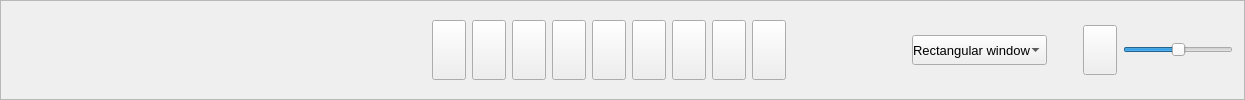
        <widget class="QFrame" name="frame_7">
         <property name="minimumSize">
          <size>
           <width>0</width>
           <height>0</height>
          </size>
         </property>
         <property name="styleSheet">
          <string notr="true">padding:0;</string>
         </property>
         <property name="frameShape">
          <enum>QFrame::StyledPanel</enum>
         </property>
         <property name="frameShadow">
          <enum>QFrame::Raised</enum>
         </property>
         <layout class="QHBoxLayout" name="horizontalLayout_16">
          <item>
           <spacer name="horizontalSpacer">
            <property name="orientation">
             <enum>Qt::Horizontal</enum>
            </property>
            <property name="sizeType">
             <enum>QSizePolicy::Fixed</enum>
            </property>
            <property name="sizeHint" stdset="0">
             <size>
              <width>420</width>
              <height>20</height>
             </size>
            </property>
           </spacer>
          </item>
          <item>
           <layout class="QHBoxLayout" name="horizontalLayout_19">
            <item>
             <widget class="QPushButton" name="Add_signal">
              <property name="sizePolicy">
               <sizepolicy hsizetype="Fixed" vsizetype="Fixed">
                <horstretch>50</horstretch>
                <verstretch>50</verstretch>
               </sizepolicy>
              </property>
              <property name="maximumSize">
               <size>
                <width>60</width>
                <height>60</height>
               </size>
              </property>
              <property name="text">
               <string/>
              </property>
              <property name="icon">
               <iconset>
                <normaloff>icons/add.png</normaloff>icons/add.png</iconset>
              </property>
             </widget>
            </item>
            <item>
             <widget class="QPushButton" name="playPauseGraph">
              <property name="sizePolicy">
               <sizepolicy hsizetype="Fixed" vsizetype="Fixed">
                <horstretch>50</horstretch>
                <verstretch>50</verstretch>
               </sizepolicy>
              </property>
              <property name="minimumSize">
               <size>
                <width>0</width>
                <height>0</height>
               </size>
              </property>
              <property name="maximumSize">
               <size>
                <width>60</width>
                <height>60</height>
               </size>
              </property>
              <property name="text">
               <string/>
              </property>
              <property name="icon">
               <iconset>
                <normaloff>icons/pause.png</normaloff>icons/pause.png</iconset>
              </property>
              <property name="iconSize">
               <size>
                <width>35</width>
                <height>35</height>
               </size>
              </property>
             </widget>
            </item>
            <item>
             <widget class="QPushButton" name="resetGraph">
              <property name="sizePolicy">
               <sizepolicy hsizetype="Fixed" vsizetype="Fixed">
                <horstretch>50</horstretch>
                <verstretch>50</verstretch>
               </sizepolicy>
              </property>
              <property name="minimumSize">
               <size>
                <width>0</width>
                <height>0</height>
               </size>
              </property>
              <property name="maximumSize">
               <size>
                <width>60</width>
                <height>60</height>
               </size>
              </property>
              <property name="text">
               <string/>
              </property>
              <property name="icon">
               <iconset>
                <normaloff>icons/arrow-circle.png</normaloff>icons/arrow-circle.png</iconset>
              </property>
              <property name="iconSize">
               <size>
                <width>35</width>
                <height>35</height>
               </size>
              </property>
             </widget>
            </item>
            <item>
             <widget class="QPushButton" name="clearGraph">
              <property name="sizePolicy">
               <sizepolicy hsizetype="Fixed" vsizetype="Fixed">
                <horstretch>50</horstretch>
                <verstretch>50</verstretch>
               </sizepolicy>
              </property>
              <property name="minimumSize">
               <size>
                <width>0</width>
                <height>0</height>
               </size>
              </property>
              <property name="maximumSize">
               <size>
                <width>60</width>
                <height>60</height>
               </size>
              </property>
              <property name="text">
               <string/>
              </property>
              <property name="icon">
               <iconset>
                <normaloff>icons/clean.png</normaloff>icons/clean.png</iconset>
              </property>
              <property name="iconSize">
               <size>
                <width>35</width>
                <height>35</height>
               </size>
              </property>
             </widget>
            </item>
            <item>
             <widget class="QPushButton" name="speedUp">
              <property name="sizePolicy">
               <sizepolicy hsizetype="Fixed" vsizetype="Fixed">
                <horstretch>50</horstretch>
                <verstretch>50</verstretch>
               </sizepolicy>
              </property>
              <property name="minimumSize">
               <size>
                <width>0</width>
                <height>0</height>
               </size>
              </property>
              <property name="maximumSize">
               <size>
                <width>60</width>
                <height>60</height>
               </size>
              </property>
              <property name="text">
               <string/>
              </property>
              <property name="icon">
               <iconset>
                <normaloff>icons/speed up.png</normaloff>icons/speed up.png</iconset>
              </property>
              <property name="iconSize">
               <size>
                <width>35</width>
                <height>35</height>
               </size>
              </property>
             </widget>
            </item>
            <item>
             <widget class="QPushButton" name="slowDown">
              <property name="sizePolicy">
               <sizepolicy hsizetype="Fixed" vsizetype="Fixed">
                <horstretch>50</horstretch>
                <verstretch>50</verstretch>
               </sizepolicy>
              </property>
              <property name="minimumSize">
               <size>
                <width>0</width>
                <height>0</height>
               </size>
              </property>
              <property name="maximumSize">
               <size>
                <width>60</width>
                <height>60</height>
               </size>
              </property>
              <property name="text">
               <string/>
              </property>
              <property name="icon">
               <iconset>
                <normaloff>icons/slow down.png</normaloff>icons/slow down.png</iconset>
              </property>
              <property name="iconSize">
               <size>
                <width>35</width>
                <height>35</height>
               </size>
              </property>
             </widget>
            </item>
            <item>
             <widget class="QPushButton" name="zoomInBtn">
              <property name="sizePolicy">
               <sizepolicy hsizetype="Fixed" vsizetype="Fixed">
                <horstretch>50</horstretch>
                <verstretch>50</verstretch>
               </sizepolicy>
              </property>
              <property name="minimumSize">
               <size>
                <width>0</width>
                <height>0</height>
               </size>
              </property>
              <property name="maximumSize">
               <size>
                <width>60</width>
                <height>60</height>
               </size>
              </property>
              <property name="text">
               <string/>
              </property>
              <property name="icon">
               <iconset>
                <normaloff>icons/zoom-in.png</normaloff>icons/zoom-in.png</iconset>
              </property>
              <property name="iconSize">
               <size>
                <width>35</width>
                <height>35</height>
               </size>
              </property>
             </widget>
            </item>
            <item>
             <widget class="QPushButton" name="zoomOutBtn">
              <property name="sizePolicy">
               <sizepolicy hsizetype="Fixed" vsizetype="Fixed">
                <horstretch>50</horstretch>
                <verstretch>50</verstretch>
               </sizepolicy>
              </property>
              <property name="minimumSize">
               <size>
                <width>0</width>
                <height>0</height>
               </size>
              </property>
              <property name="maximumSize">
               <size>
                <width>60</width>
                <height>60</height>
               </size>
              </property>
              <property name="text">
               <string/>
              </property>
              <property name="icon">
               <iconset>
                <normaloff>icons/zoom-out.png</normaloff>icons/zoom-out.png</iconset>
              </property>
              <property name="iconSize">
               <size>
                <width>35</width>
                <height>35</height>
               </size>
              </property>
             </widget>
            </item>
            <item>
             <widget class="QPushButton" name="saveAudio">
              <property name="sizePolicy">
               <sizepolicy hsizetype="Fixed" vsizetype="Fixed">
                <horstretch>50</horstretch>
                <verstretch>50</verstretch>
               </sizepolicy>
              </property>
              <property name="minimumSize">
               <size>
                <width>0</width>
                <height>0</height>
               </size>
              </property>
              <property name="maximumSize">
               <size>
                <width>60</width>
                <height>60</height>
               </size>
              </property>
              <property name="text">
               <string/>
              </property>
              <property name="icon">
               <iconset>
                <normaloff>icons/download.png</normaloff>icons/download.png</iconset>
              </property>
              <property name="iconSize">
               <size>
                <width>35</width>
                <height>35</height>
               </size>
              </property>
              <property name="checkable">
               <bool>false</bool>
              </property>
             </widget>
            </item>
            <item>
             <layout class="QHBoxLayout" name="horizontalLayout_2">
              <property name="sizeConstraint">
               <enum>QLayout::SetDefaultConstraint</enum>
              </property>
              <item>
               <spacer name="horizontalSpacer_5">
                <property name="orientation">
                 <enum>Qt::Horizontal</enum>
                </property>
                <property name="sizeType">
                 <enum>QSizePolicy::Fixed</enum>
                </property>
                <property name="sizeHint" stdset="0">
                 <size>
                  <width>120</width>
                  <height>20</height>
                 </size>
                </property>
               </spacer>
              </item>
              <item>
               <widget class="QComboBox" name="windowComboBox">
                <property name="minimumSize">
                 <size>
                  <width>76</width>
                  <height>0</height>
                 </size>
                </property>
                <property name="maximumSize">
                 <size>
                  <width>190</width>
                  <height>30</height>
                 </size>
                </property>
                <property name="font">
                 <font>
                  <pointsize>10</pointsize>
                  <weight>50</weight>
                  <bold>false</bold>
                  <stylestrategy>PreferDefault</stylestrategy>
                 </font>
                </property>
                <property name="autoFillBackground">
                 <bool>false</bool>
                </property>
                <property name="styleSheet">
                 <string notr="true">text-align: center;</string>
                </property>
                <property name="frame">
                 <bool>true</bool>
                </property>
                <item>
                 <property name="text">
                  <string>Rectangular window</string>
                 </property>
                </item>
                <item>
                 <property name="text">
                  <string>Gaussian window</string>
                 </property>
                </item>
                <item>
                 <property name="text">
                  <string>Hamming window</string>
                 </property>
                </item>
                <item>
                 <property name="text">
                  <string>Hann window</string>
                 </property>
                </item>
               </widget>
              </item>
              <item>
               <spacer name="horizontalSpacer_2">
                <property name="orientation">
                 <enum>Qt::Horizontal</enum>
                </property>
                <property name="sizeType">
                 <enum>QSizePolicy::Fixed</enum>
                </property>
                <property name="sizeHint" stdset="0">
                 <size>
                  <width>30</width>
                  <height>20</height>
                 </size>
                </property>
               </spacer>
              </item>
              <item>
               <widget class="QPushButton" name="muteAllSounds">
                <property name="enabled">
                 <bool>true</bool>
                </property>
                <property name="sizePolicy">
                 <sizepolicy hsizetype="Fixed" vsizetype="Fixed">
                  <horstretch>50</horstretch>
                  <verstretch>50</verstretch>
                 </sizepolicy>
                </property>
                <property name="minimumSize">
                 <size>
                  <width>0</width>
                  <height>0</height>
                 </size>
                </property>
                <property name="maximumSize">
                 <size>
                  <width>50</width>
                  <height>50</height>
                 </size>
                </property>
                <property name="baseSize">
                 <size>
                  <width>45</width>
                  <height>45</height>
                 </size>
                </property>
                <property name="text">
                 <string/>
                </property>
                <property name="icon">
                 <iconset>
                  <normaloff>icons/sound.png</normaloff>icons/sound.png</iconset>
                </property>
                <property name="iconSize">
                 <size>
                  <width>35</width>
                  <height>35</height>
                 </size>
                </property>
               </widget>
              </item>
              <item>
               <widget class="QSlider" name="volumeSlider">
                <property name="minimumSize">
                 <size>
                  <width>110</width>
                  <height>30</height>
                 </size>
                </property>
                <property name="maximumSize">
                 <size>
                  <width>100</width>
                  <height>16777215</height>
                 </size>
                </property>
                <property name="value">
                 <number>50</number>
                </property>
                <property name="orientation">
                 <enum>Qt::Horizontal</enum>
                </property>
               </widget>
              </item>
             </layout>
            </item>
           </layout>
          </item>
         </layout>
        </widget>
